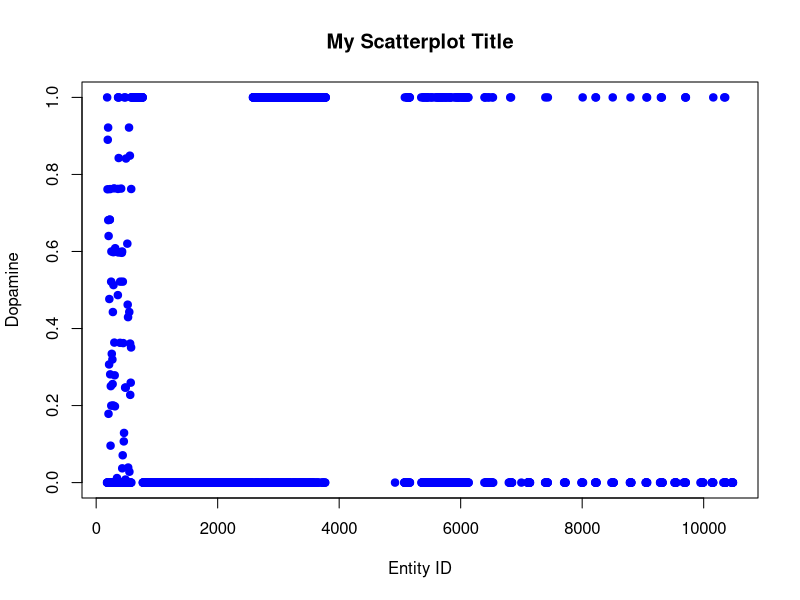

R code for this plot:
setwd(dirname(rstudioapi::getActiveDocumentContext()$path))
simulation_df <- read.csv("simulation_dataset_19-05-2026-01-55-10.csv", sep = ";")

View(my_data)

herbivores <- simulation_df[simulation_df$trophic_class == "Herbivore", ]

plot(dopamine ~ entity_id, data = simulation_df,
     main = "My Scatterplot Title",
     xlab = "Entity ID",
     ylab = "Dopamine",
     col = "blue", 
     pch = 19) # 'pch = 19' makes the points solid circles instead of open circles
